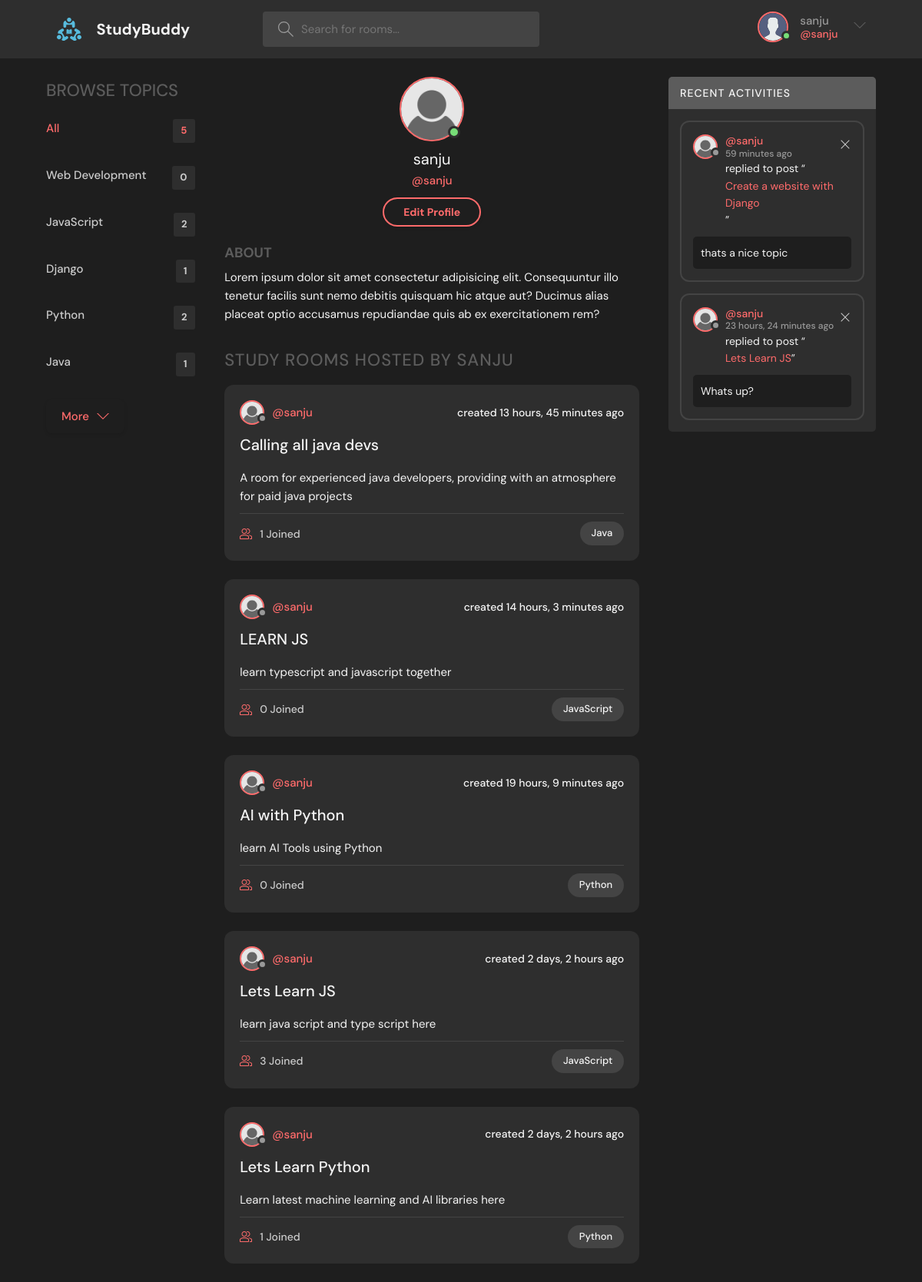
/profile/1/ (signed in), run on the app's committed database.
### base/models.py (models this page shows, shortened)
class Topic(models.Model):
    name = models.CharField(max_length=50)
    def __str__(self):
        return self.name

class Room(models.Model):
    host = models.ForeignKey(User,on_delete = models.SET_NULL, null = True)
    topic = models.ForeignKey(Topic,on_delete = models.SET_NULL , null = True)
    name = models.CharField(max_length=200)
    description = models.TextField(null = True, blank = True)
    participants = models.ManyToManyField(User, related_name = 'participants',blank =True)
    updated = models.DateTimeField(auto_now = True)
    created = models.DateTimeField(auto_now_add = True)
    class Meta:
        ordering = ['-updated','-created']

class Message(models.Model):
    user = models.ForeignKey(User, on_delete=models.CASCADE)
    room = models.ForeignKey(Room, on_delete=models.CASCADE)
    body = models.TextField()
    updated = models.DateTimeField(auto_now=True)
    created = models.DateTimeField(auto_now_add = True)
    class Meta:
        ordering = ['-updated', '-created']

### base/views.py (the view)
# urls.py: path('profile/<str:pk>/', views.userProfile, name = "user-profile"),
def userProfile(request,pk):
    user = User.objects.get(id=pk)
    rooms = user.room_set.all()
    room_messages = user.message_set.all()
    topics = Topic.objects.all()
    context = {'user': user, 'rooms':rooms,
               'topics':topics,'room_messages' : room_messages}
    return render(request,'base/profile.html',context)

### base/templates/base/profile.html
{%extends 'main.html'%}
{%load static%}
{%block content%}
<main class="profile-page layout layout--3">
  <div class="container">
    {%include 'base/topics_component.html'%}
    <div class="roomList">
      <div class="profile">
        <div class="profile__avatar">
          <div class="avatar avatar--large active">
            <img src="{%static 'images/profile.png'%}" />
          </div>
        </div>
        <div class="profile__info">
          <h3>{{user.username}}</h3>
          <p>@{{user.username}}</p>
          {%if request.user == user%}
          <a href="{%url 'update-user' %}" class="btn btn--main btn--pill">Edit Profile</a>
          {%endif%}
        </div>
        <div class="profile__about">
          <h3>About</h3>
          <p>
            Lorem ipsum dolor sit amet consectetur adipisicing elit. Consequuntur illo tenetur
            facilis sunt nemo debitis quisquam hic atque aut? Ducimus alias placeat optio
            accusamus repudiandae quis ab ex exercitationem rem?
          </p>
        </div>
      </div>
      <div class="roomList__header">
        <div>
          <h2>Study Rooms Hosted by {{user.username}}</a>
          </h2>
        </div>
      </div>
      {%include 'base/feed_component.html'%}
    </div>
    {%include 'base/activity_component.html'%}
  </div>
</main>
{%endblock content %}

### templates/navbar.html (shortened to what this page needs)
{%load static%}
<header class="header header--loggedIn">
    <div class="container">
        <a href="{% url 'home' %}" class="header__logo">
            <img src="{%static 'images/logo.svg'%}" />
            <h1>StudyBuddy</h1>
        </a>
        <form class="header__search" method="GET" action="{%url 'home'%}">
            <label>
                <input name="q" placeholder="Search for rooms..." />
            </label>
        </form>
        <nav class="header__menu">
            {% if request.user.is_authenticated %}
            <div class="header__user">
                <a href="{%url 'user-profile' user.id%}">
                    <div class="avatar avatar--medium active">
                        <img src="{%static 'images/avatar.svg'%}" />
                    </div>
                    <p>{{request.user.username}} <span>@{{request.user.username}}</span></p>
                </a>
                <button class="dropdown-button">
                    <svg version="1.1" xmlns="http://www.w3.org/2000/svg" width="32" height="32" viewBox="0 0 32 32">
                        <title>chevron-down</title>
                        <path d="M16 21l-13-13h-3l16 16 16-16h-3l-13 13z"></path>
                    </svg>
                </button>
            </div>
            {% else %}
            <a href="{%url 'login'%}">
                <img src="{%static 'images/avatar.svg'%}" />
                <p>Login</p>
            </a>
            {% endif %}
        </nav>
    </div>
</header>

### base/templates/base/topics_component.html
<div class="topics">
    <div class="topics__header">
        <h2>Browse Topics</h2>
    </div>
    <ul class="topics__list">
        <li>
            <a href="{%url 'home'%}" class="active">All <span>{{topics.count}}</span></a>
        </li>
        {% for topic in topics%}
        <li>
            <a href="{%url 'home'%}?q={{topic.name}}">{{topic.name}} <span>{{topic.room_set.all.count}}</span></a>
        </li>
        {% endfor %}
    </ul>
    <a class="btn btn--link" href="topics.html">
        More
        <svg version="1.1" xmlns="http://www.w3.org/2000/svg" width="32" height="32" viewBox="0 0 32 32">
            <title>chevron-down</title>
            <path d="M16 21l-13-13h-3l16 16 16-16h-3l-13 13z"></path>
        </svg>
    </a>
</div>

### base/templates/base/feed_component.html (shortened to what this page needs)
{%load static %}
{%for room in rooms%}
<div class="roomListRoom">
    <div class="roomListRoom__header">
        <a href="{%url 'user-profile' room.host.id %}" class="roomListRoom__author">
            <div class="avatar avatar--small">
                <img src="{%static 'images/profile.png'%}" />
            </div>
            <span>@{{room.host.username}}</span>
        </a>
        <div class="roomListRoom__actions">
            <span>created {{room.created | timesince}} ago</span>
        </div>
    </div>
    <div class="roomListRoom__content">
        <a href="{% url 'room' room.id %}">{{room.name}}</a>
        <p>
            {{room.description}}
        </p>
    </div>
    <div class="roomListRoom__meta">
        <a href="{% url 'room' room.id %}" class="roomListRoom__joined">
            {{room.participants.all.count}} Joined
        </a>
        <p class="roomListRoom__topic">{{room.topic}}</p>
    </div>
</div>
{% endfor %}

### base/templates/base/activity_component.html
{%load static%}
<div class="activities">
    <div class="activities__header">
        <h2>Recent Activities</h2>
    </div>
    {%for message in room_messages%}
    <div class="activities__box">
        <div class="activities__boxHeader roomListRoom__header">
            <a href="{% url 'user-profile' message.user.id%}" class="roomListRoom__author">
                <div class="avatar avatar--small">
                    <img src="{%static 'images/profile.png'%}" />
                </div>
                <p>
                    @{{message.user.username}}
                    <span>{{message.created | timesince}} ago</span>
                </p>
            </a>
            {%if request.user == message.user%}
            <div class="roomListRoom__actions">
                <a href="{%url 'delete-message' message.id%}">
                    <svg version="1.1" xmlns="http://www.w3.org/2000/svg" width="32" height="32" viewBox="0 0 32 32">
                        <title>remove</title>
                        <path
                            d="M27.314 6.019l-1.333-1.333-9.98 9.981-9.981-9.981-1.333 1.333 9.981 9.981-9.981 9.98 1.333 1.333 9.981-9.98 9.98 9.98 1.333-1.333-9.98-9.98 9.98-9.981z">
                        </path>
                    </svg>
                </a>
            </div>
            {%endif%}
        </div>
        <div class="activities__boxContent">
            <p>replied to post “<a href="{%url 'room' message.room.id %}">{{message.room.name}}</a>”</p>
            <div class="activities__boxRoomContent">
                {{message.body}}
            </div>
        </div>
    </div>
    {%endfor%}
</div>

### data on the page
Topic: name "Web Development", room_set.all.count "0"
Topic: name "JavaScript", room_set.all.count "2"
Topic: name "Django", room_set.all.count "1"
Topic: name "Python", room_set.all.count "2"
Topic: name "Java", room_set.all.count "1"
Room: host.username "sanju", created "13 hours, 45 minutes", name "Calling all java devs", description "A room for experienced java developers, providing with an atmosphere for paid java projects", participants.all.count "1", topic "Java"
Room: host.username "sanju", created "14 hours, 3 minutes", name "LEARN JS", description "learn typescript and javascript together", participants.all.count "0", topic "JavaScript"
Room: host.username "sanju", created "19 hours, 9 minutes", name "AI with Python", description "learn AI Tools using Python", participants.all.count "0", topic "Python"
Room: host.username "sanju", created "2 days, 2 hours", name "Lets Learn JS", description "learn java script and type script here", participants.all.count "3", topic "JavaScript"
Room: host.username "sanju", created "2 days, 2 hours", name "Lets Learn Python", description "Learn latest machine learning and AI libraries here", participants.all.count "1", topic "Python"
Message: user.username "sanju", created "59 minutes", room.name "Create a website with Django", body "thats a nice topic"
Message: user.username "sanju", created "23 hours, 24 minutes", room.name "Lets Learn JS", body "Whats up?"

### other printed values
{{ request.user.username }} "sanju"
{{ topics.count }} "5"
{{ user.username }} "sanju"
{{ user.username }} "SANJU"
